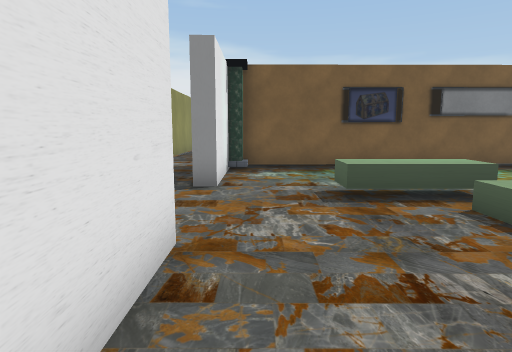
[1] (above)

24 first-person views from a walk through a scene from a Unity 3-D project. The camera is 1.3 m above the floor, tilts 8° down and sees 75° across. The floor is counted in squares, 1.09 m on a side. Each view is taken from the middle of a square. On the plan, view 1 faces up. The plan holds only what a view shows up to about 14 squares ahead; the rest is blank. The place goes on beyond the plan. The player is left out. Some animated figures are not drawn. Some surface patterns are stand-ins.

[2]
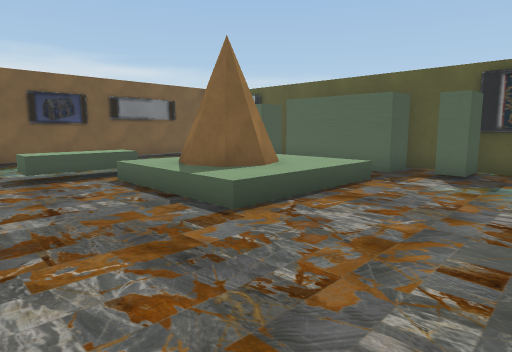

[3]
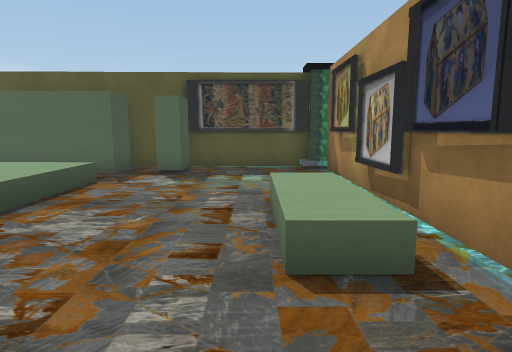

[4]
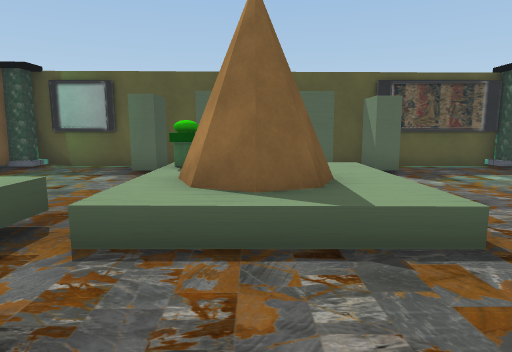

[5]
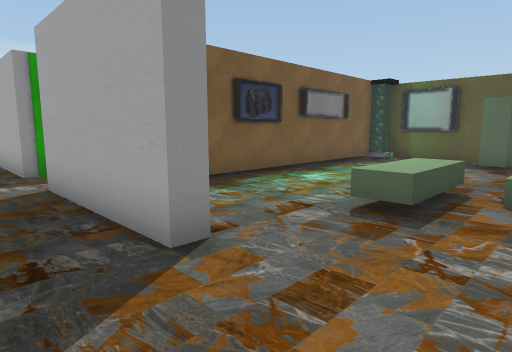

[6]
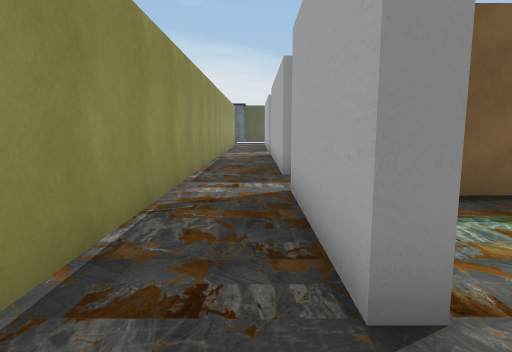

[7]
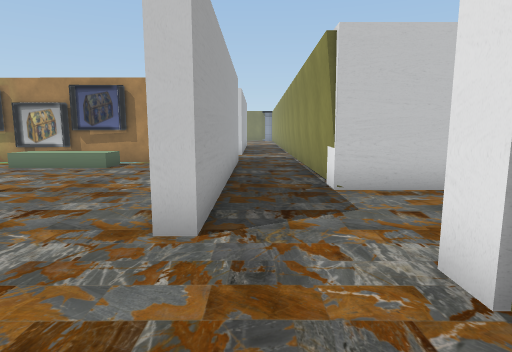

[8]
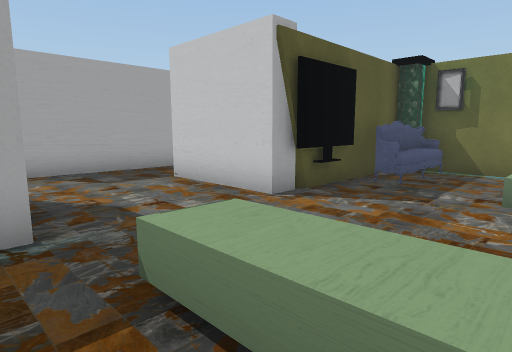

[9]
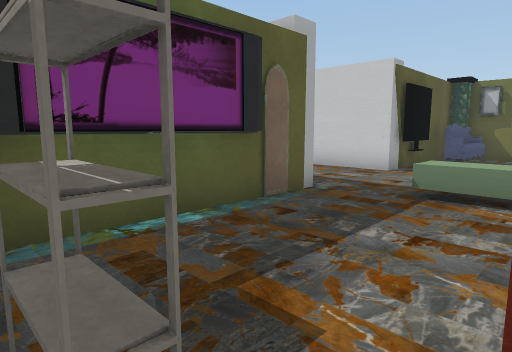

[10]
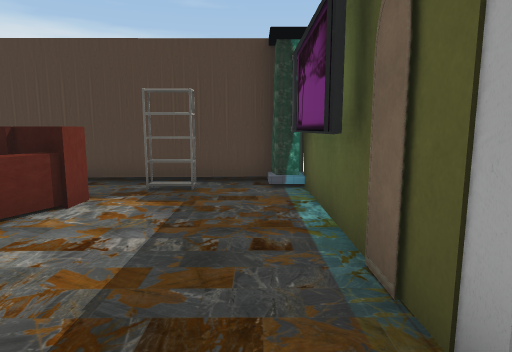

[11]
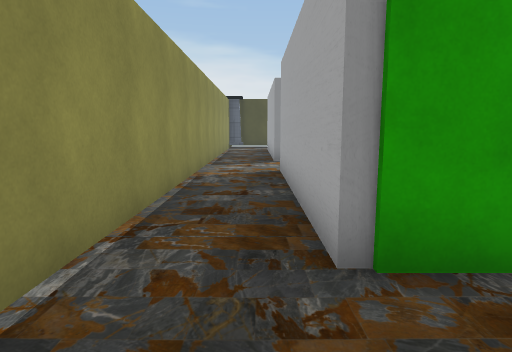

[12]
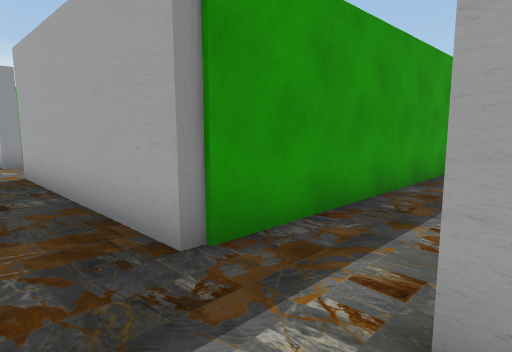

[13]
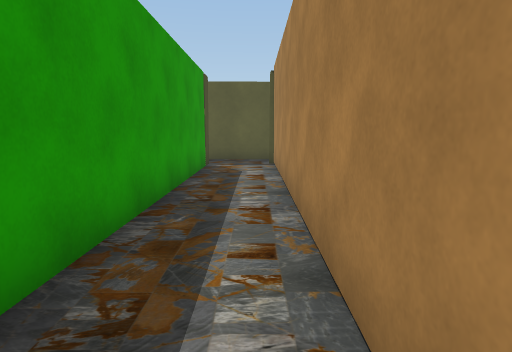

[14]
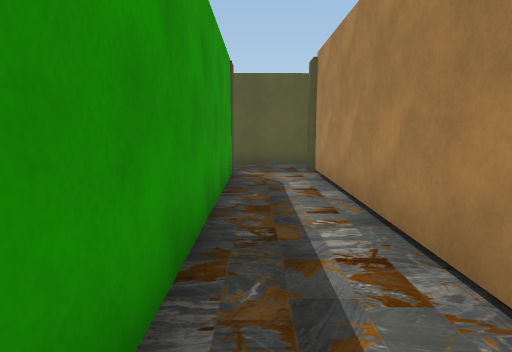

[15]
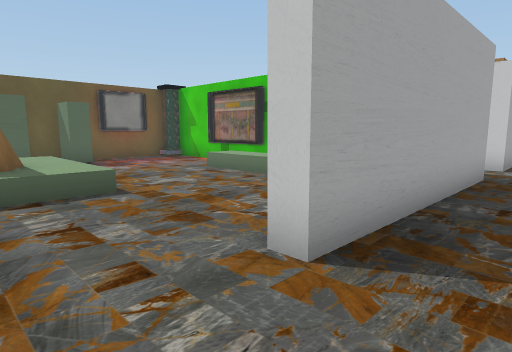

[16]
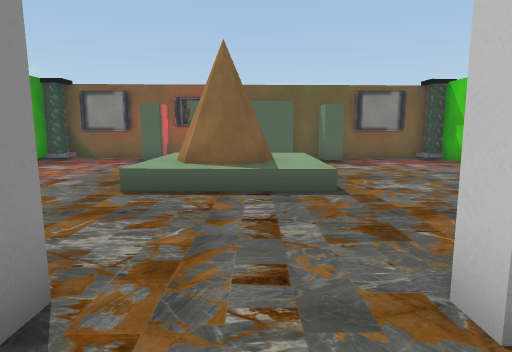

[17]
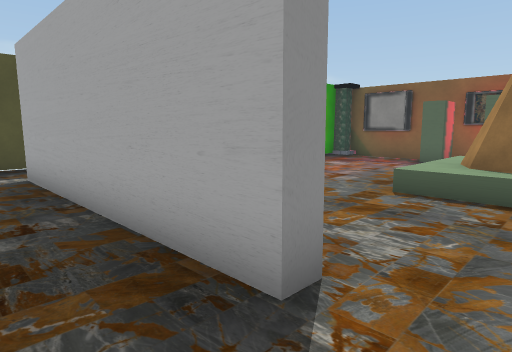

[18]
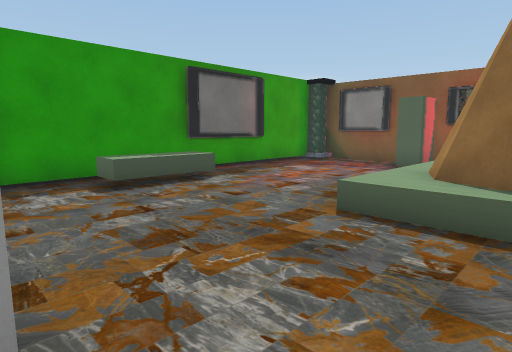

[19]
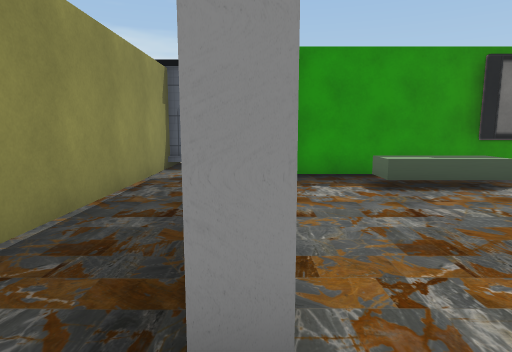

[20]
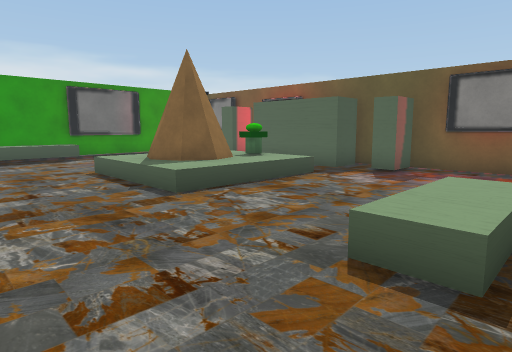

[21]
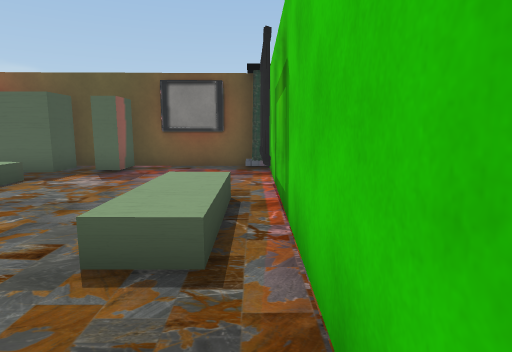

[22]
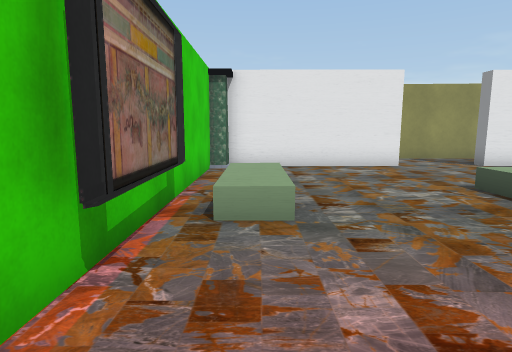

[23]
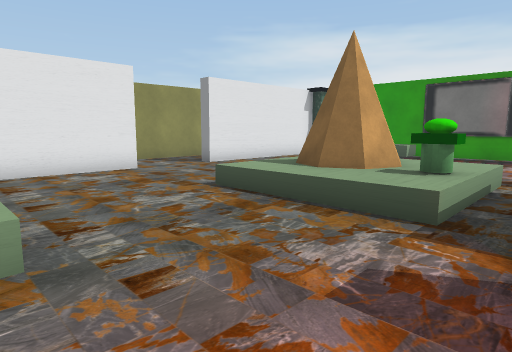

[24]
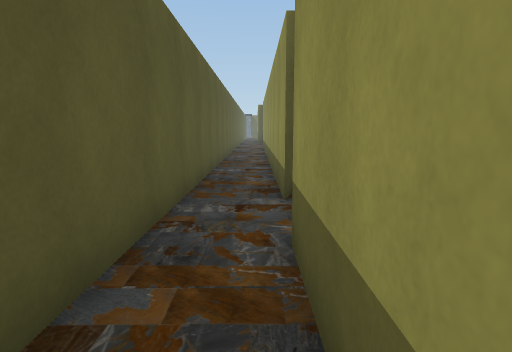

### Floor plan
Key: @ floor where view 1 was taken; # wall or solid block; x gap in a wall; . main floor; : floor 0.5 m higher than the main floor; / step, stairs or slope; = window, fence, low wall or low ledge; ^ raised ledge; O other object.
Columns run from 11 left of view 1 to 14 right of it. Each row starts with its distance up from view 1.
 31        #..#
 30        #..#############
 29        #..#..^^^......#
 28        #..#...........#
 27        #..#...........#
 26        #..#..........x#
 25        #..#.........  #
 24        #..#....:=::/#
 23        #......./##:/#
 22        #......./##^/#
 21        #.......::::/###
 20        #..#...........#
 19        #..#..........##
 18        #..#...........#
 17        #..#...........#.
 16        #..#...:::/....#
 15        #..#......O....#..#
 14        #..#############..#
 13        #.................#
 12        #.................#
 11 #####  #..#############..#
 10 .##.#  #..#..........##..#
  9 ....#  #..#...........#..#
  8 O...#  #..#...........#..#
  7 ....#  #..#...........#..#
  6 ....O  #.....^^^....###..#
  5 ....O  #....../////.  #..#
  4 ^^^...........//#O=.###..#
  3 ^^^.......#...//##:.#  ..#
  2    .......#...////:.#
  1  .........#.../::::.###
  0  ...####..#@..........#
 -1  /..#  #..#..........##
 -2  /.O#  #..# ..........#
 -3  /.O#  #..#...///.....#
 -4  /.O#  #..#  .:::.  ..#
 -5  ####  #..#  ##########

Positions as (right, up) in squares from view 1, and headings:
1: (0, 0), facing up
2: (0, -3), facing up-right
3: (0, -3), facing right
4: (0, 3), facing right
5: (-3, 4), facing up-right
6: (-2, 5), facing up
7: (-2, 7), facing down
8: (-11, 5), facing down-right
9: (-11, 10), facing down-right
10: (-8, 3), facing up
11: (-2, 11), facing up
12: (-3, 11), facing up-right
13: (0, 12), facing right
14: (2, 13), facing right
15: (-3, 23), facing down-right
16: (-3, 22), facing right
17: (-3, 22), facing up-right
18: (-1, 22), facing up-right
19: (-1, 22), facing up
20: (0, 15), facing up-right
21: (0, 15), facing right
22: (10, 16), facing left
23: (9, 16), facing up-left
24: (12, 17), facing down
